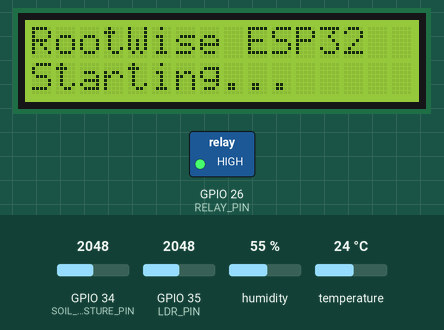
A program run on a simulated ESP32. Shown: 16×2 character LCD, switched loads named in the program (green lamp = pin HIGH). The test bench sets the inputs (shaded band); at power-on: GPIO 34 (SOIL_MOISTURE_PIN) = 2048, GPIO 35 (LDR_PIN) = 2048, humidity 55 %, temperature 24 °C (analog values on the 0–4095 scale). WiFi joins after 1.5 s; servers stay silent unless stated; uploads are accepted with an empty reply; what the program prints to the serial monitor is not drawn.

Above: at 0.3 s.
3.1 s: GPIO 34 (SOIL_MOISTURE_PIN) set to 3136
9.3 s: GPIO 34 (SOIL_MOISTURE_PIN) set to 3243
At 12.3 s:
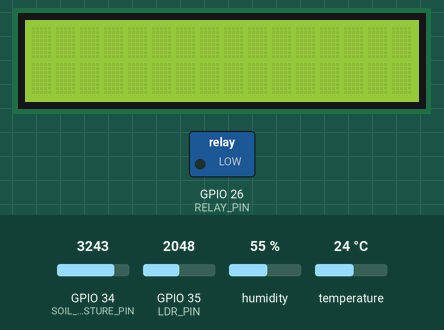
18.3 s: GPIO 34 (SOIL_MOISTURE_PIN) set to 2574
21.0 s: GPIO 34 (SOIL_MOISTURE_PIN) set to 2504
At 23.9 s:
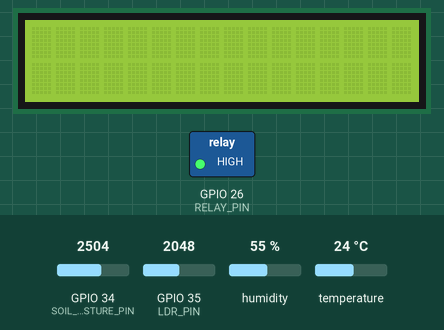
24.3 s: GPIO 34 (SOIL_MOISTURE_PIN) set to 3972
At 26.2 s:
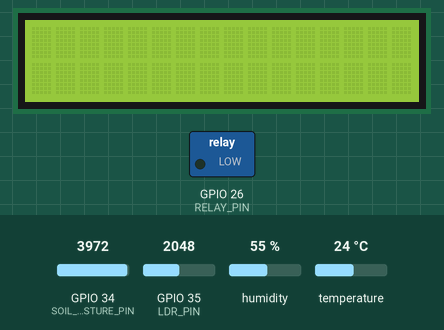
Timing chart, 0 to 27.7 s (numbered marks = the images above; inputs shaded):
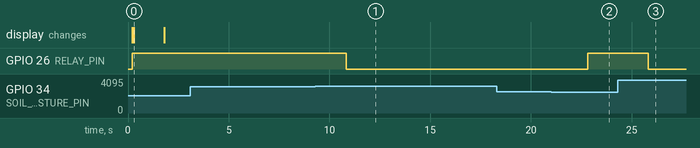

Measured:
- the behaviour switches between 3186 and 3187 on GPIO 34 (SOIL_MOISTURE_PIN) (found by bisection; images 0 and 1)
- the behaviour switches between 2539 and 2538 on GPIO 34 (SOIL_MOISTURE_PIN) (found by bisection; images 1 and 2)
- after the input at 3.1 s, every drawn part: stays the same
- after the input at 9.3 s, GPIO 26 (RELAY_PIN): HIGH → LOW after 1.5 s
- after the input at 18.3 s, every drawn part: stays the same
- after the input at 21.0 s, GPIO 26 (RELAY_PIN): LOW → HIGH after 1.8 s
- after the input at 24.3 s, GPIO 26 (RELAY_PIN): HIGH → LOW after 1.5 s
- what the display in image 0 shows lasts 1.5 s, from 0.3 s to 1.8 s

The program:

main.cpp
```cpp
/**
 * RootWise ESP32 Node Firmware
 *
 * HTTP REST telemetry to FastAPI backend (no MQTT on-device).
 * Schema aligned with backend/models.py and src/api/telemetry.js.
 */

#include <Arduino.h>
#include <Wire.h>
#include <WiFi.h>
#include <HTTPClient.h>
#include <DHT.h>
#include <LiquidCrystal_I2C.h>
#include <ArduinoJson.h>
#include <esp_task_wdt.h>
#include "board_config.h"

// ---------------------------------------------------------------------------
// Network & field configuration — edit before flashing
// ---------------------------------------------------------------------------
#define WIFI_SSID "Kenzie"
#define WIFI_PASSWORD "WeakLink"
#define SERVER_URL "http://10.91.210.203:8000/api/telemetry"
#define NODE_ID "esp32-node-01"
#define CROP_NAME "maize"

// Pump automation thresholds (%); mirrored in telemetry payload as soil_on/soil_off
static const float SOIL_PUMP_ON_THRESHOLD = 35.0f;
static const float SOIL_PUMP_OFF_THRESHOLD = 60.0f;

// ---------------------------------------------------------------------------
// Timing
// ---------------------------------------------------------------------------
static const unsigned long TELEMETRY_INTERVAL_MS = 3000;
static const unsigned long WIFI_RETRY_INTERVAL_MS = 10000;
static const unsigned long LCD_REFRESH_INTERVAL_MS = 5000;
static const unsigned long DHT_MIN_INTERVAL_MS = 2200;

// ---------------------------------------------------------------------------
// ADC calibration — tune these on your bench
// ---------------------------------------------------------------------------
static const int SOIL_ADC_DRY = 4095;
static const int SOIL_ADC_WET = 1500;
static const int LDR_ADC_DARK = 400;
static const int LDR_ADC_BRIGHT = 3600;

// ---------------------------------------------------------------------------
// Hardware objects
// ---------------------------------------------------------------------------
DHT dht(DHT_PIN, DHT22);
LiquidCrystal_I2C lcd(LCD_I2C_ADDR, 16, 2);

bool lcdAvailable = false;

struct SensorState {
  float temperature = NAN;
  float humidity = NAN;
  float soilMoisture = 0.0f;
  float lightIntensity = 0.0f;
  bool pumpStatus = false;
} sensors;

enum PumpOverrideMode {
  OVERRIDE_AUTO = 0,
  OVERRIDE_FORCE_ON,
  OVERRIDE_FORCE_OFF,
};

PumpOverrideMode pumpOverride = OVERRIDE_AUTO;

unsigned long lastTelemetryMs = 0;
unsigned long lastWifiAttemptMs = 0;
unsigned long lastLcdRefreshMs = 0;
unsigned long lastDhtReadMs = 0;

char lcdLine1[17] = "";
char lcdLine2[17] = "";
char lcdLine1Prev[17] = "";
char lcdLine2Prev[17] = "";

// ---------------------------------------------------------------------------
// I2C helpers
// ---------------------------------------------------------------------------
static bool probeI2C(uint8_t address) {
  Wire.beginTransmission(address);
  const uint8_t err = Wire.endTransmission();
  yield();
  return err == 0;
}

static bool initLcdIfPresent() {
  if (!probeI2C(LCD_I2C_ADDR)) {
    Serial.printf("LCD not found at 0x%02X — display disabled\n", LCD_I2C_ADDR);
    return false;
  }

  lcd.init();
  yield();
  lcd.backlight();
  lcd.clear();
  lcd.print("RootWise ESP32");
  lcd.setCursor(0, 1);
  lcd.print("Starting...");
  yield();
  Serial.printf("LCD ready at 0x%02X\n", LCD_I2C_ADDR);
  return true;
}

// ---------------------------------------------------------------------------
// Relay / ADC
// ---------------------------------------------------------------------------
static int relayLevelForPump(bool on) {
  const int relayOn = RELAY_ACTIVE;
  const int relayOff = (RELAY_ACTIVE == LOW) ? HIGH : LOW;
  return on ? relayOn : relayOff;
}

static void setPump(bool on) {
  digitalWrite(RELAY_PIN, relayLevelForPump(on));
  sensors.pumpStatus = on;
}

static int readAdcAverage(uint8_t pin, uint8_t samples = 8) {
  long total = 0;
  for (uint8_t i = 0; i < samples; i++) {
    total += analogRead(pin);
    delay(1);
    yield();
  }
  return static_cast<int>(total / samples);
}

static float mapAdcToPercent(int adcValue, int adcMin, int adcMax) {
  const int clamped = constrain(adcValue, min(adcMin, adcMax), max(adcMin, adcMax));
  return (static_cast<float>(clamped - adcMin) * 100.0f) /
         static_cast<float>(adcMax - adcMin);
}

static float readSoilMoisturePercent() {
  const int adc = readAdcAverage(SOIL_MOISTURE_PIN);
  return 100.0f - mapAdcToPercent(adc, SOIL_ADC_WET, SOIL_ADC_DRY);
}

static float readLightIntensityPercent() {
  const int adc = readAdcAverage(LDR_PIN);
  return mapAdcToPercent(adc, LDR_ADC_DARK, LDR_ADC_BRIGHT);
}

// ---------------------------------------------------------------------------
// Sensors — rate-limited DHT, keep last good values on failure
// ---------------------------------------------------------------------------
static void readSensors() {
  const unsigned long now = millis();

  if (now - lastDhtReadMs >= DHT_MIN_INTERVAL_MS) {
    lastDhtReadMs = now;

    const float temp = dht.readTemperature();
    yield();
    const float hum = dht.readHumidity();
    yield();

    if (!isnan(temp)) {
      sensors.temperature = temp;
    }
    if (!isnan(hum)) {
      sensors.humidity = hum;
    }
  }

  sensors.soilMoisture = readSoilMoisturePercent();
  sensors.lightIntensity = readLightIntensityPercent();
}

static void updatePumpControl() {
  bool desiredOn = sensors.pumpStatus;

  switch (pumpOverride) {
    case OVERRIDE_FORCE_ON:
      desiredOn = true;
      break;
    case OVERRIDE_FORCE_OFF:
      desiredOn = false;
      break;
    case OVERRIDE_AUTO:
    default:
      if (sensors.soilMoisture < SOIL_PUMP_ON_THRESHOLD) {
        desiredOn = true;
      } else if (sensors.soilMoisture >= SOIL_PUMP_OFF_THRESHOLD) {
        desiredOn = false;
      }
      break;
  }

  setPump(desiredOn);
}

// ---------------------------------------------------------------------------
// LCD — skipped when display not detected
// ---------------------------------------------------------------------------
static void writeLcdLine(uint8_t row, const char *text, char *cachePrev) {
  if (!lcdAvailable || strcmp(text, cachePrev) == 0) {
    return;
  }

  if (!probeI2C(LCD_I2C_ADDR)) {
    lcdAvailable = false;
    Serial.println("LCD I2C lost — disabling display updates");
    return;
  }

  esp_task_wdt_reset();
  lcd.setCursor(0, row);
  lcd.print(text);
  const size_t len = strlen(text);
  for (size_t i = len; i < 16; i++) {
    lcd.print(' ');
    yield();
  }
  esp_task_wdt_reset();

  strncpy(cachePrev, text, 16);
  cachePrev[16] = '\0';
}

static void updateLcd() {
  if (!lcdAvailable) {
    return;
  }

  const unsigned long now = millis();
  if (now - lastLcdRefreshMs < LCD_REFRESH_INTERVAL_MS) {
    return;
  }
  lastLcdRefreshMs = now;

  if (!probeI2C(LCD_I2C_ADDR)) {
    lcdAvailable = false;
    Serial.println("LCD not responding — skipping refresh");
    return;
  }

  const float temp = isnan(sensors.temperature) ? 0.0f : sensors.temperature;
  const float hum = isnan(sensors.humidity) ? 0.0f : sensors.humidity;

  snprintf(lcdLine1, sizeof(lcdLine1), "L:%.0f%% T:%.1fC",
           sensors.lightIntensity, temp);
  snprintf(lcdLine2, sizeof(lcdLine2), "S:%.0f%% H:%.0f%%",
           sensors.soilMoisture, hum);

  if (sensors.pumpStatus) {
    memcpy(lcdLine2 + 12, "PUMP", 4);
    lcdLine2[16] = '\0';
  }

  writeLcdLine(0, lcdLine1, lcdLine1Prev);
  writeLcdLine(1, lcdLine2, lcdLine2Prev);
}

// ---------------------------------------------------------------------------
// Wi-Fi
// ---------------------------------------------------------------------------
static void connectWiFi(bool force) {
  if (WiFi.status() == WL_CONNECTED) {
    return;
  }

  const unsigned long now = millis();
  if (!force && (now - lastWifiAttemptMs) < WIFI_RETRY_INTERVAL_MS) {
    return;
  }
  lastWifiAttemptMs = now;

  Serial.print("Connecting to WiFi: ");
  Serial.println(WIFI_SSID);

  WiFi.mode(WIFI_STA);
  WiFi.begin(WIFI_SSID, WIFI_PASSWORD);

  for (uint8_t i = 0; i < 30; i++) {
    if (WiFi.status() == WL_CONNECTED) {
      Serial.print("WiFi connected, IP: ");
      Serial.println(WiFi.localIP());
      return;
    }
    delay(500);
    yield();
    Serial.print('.');
  }

  Serial.println();
  Serial.println("WiFi connection failed — will retry.");
}

// ---------------------------------------------------------------------------
// Backend
// ---------------------------------------------------------------------------
static void applyPumpOverrideFromResponse(const String &responseBody) {
  JsonDocument doc;
  const DeserializationError err = deserializeJson(doc, responseBody);
  if (err) {
    Serial.print("JSON parse error: ");
    Serial.println(err.c_str());
    return;
  }

  if (doc["pump_override"].isNull()) {
    pumpOverride = OVERRIDE_AUTO;
    Serial.println("Pump override from server: AUTO");
  } else {
    const bool forceOn = doc["pump_override"].as<bool>();
    pumpOverride = forceOn ? OVERRIDE_FORCE_ON : OVERRIDE_FORCE_OFF;
    Serial.print("Pump override from server: ");
    Serial.println(forceOn ? "ON" : "OFF");
  }

  updatePumpControl();
}

static void appendTelemetryFields(JsonDocument &doc) {
  const float temp = isnan(sensors.temperature) ? 0.0f : sensors.temperature;
  const float hum = isnan(sensors.humidity) ? 0.0f : sensors.humidity;

  doc["node_id"] = NODE_ID;
  doc["temperature"] = temp;
  doc["temp_c"] = temp;
  doc["humidity"] = hum;
  doc["soil_moisture"] = sensors.soilMoisture;
  doc["soil_pct"] = sensors.soilMoisture;
  doc["light_intensity"] = sensors.lightIntensity;
  doc["light_pct"] = sensors.lightIntensity;
  doc["pump_status"] = sensors.pumpStatus;
  doc["crop"] = CROP_NAME;
  doc["soil_on"] = SOIL_PUMP_ON_THRESHOLD;
  doc["soil_off"] = SOIL_PUMP_OFF_THRESHOLD;
}

static bool sendTelemetry() {
  if (WiFi.status() != WL_CONNECTED) {
    return false;
  }

  JsonDocument doc;
  appendTelemetryFields(doc);

  String payload;
  serializeJson(doc, payload);

  HTTPClient http;
  http.setTimeout(5000);
  http.begin(SERVER_URL);
  http.addHeader("Content-Type", "application/json");

  Serial.print("POST ");
  Serial.print(SERVER_URL);
  Serial.print(" -> ");
  Serial.println(payload);

  const int httpCode = http.POST(payload);
  String response = http.getString();
  http.end();
  yield();

  if (httpCode > 0) {
    Serial.print("HTTP ");
    Serial.print(httpCode);
    Serial.print(" response: ");
    Serial.println(response);

    if (httpCode >= 200 && httpCode < 300) {
      applyPumpOverrideFromResponse(response);
      return true;
    }
  } else {
    Serial.print("HTTP POST failed: ");
    Serial.println(http.errorToString(httpCode));
  }

  return false;
}

void setup() {
  Serial.begin(115200);
  delay(200);

  Serial.println("RootWise node — HTTP REST telemetry");
#if defined(BOARD_ESP32S3)
  Serial.println("Board profile: ESP32-S3");
#else
  Serial.println("Board profile: ESP32");
#endif
  Serial.printf("Pins: DHT=%d soil=%d ldr=%d relay=%d i2c=%d/%d\n",
                DHT_PIN, SOIL_MOISTURE_PIN, LDR_PIN, RELAY_PIN, I2C_SDA, I2C_SCL);

  pinMode(RELAY_PIN, OUTPUT);
  setPump(false);

  analogReadResolution(12);
  analogSetAttenuation(ADC_11db);

  Wire.begin(I2C_SDA, I2C_SCL);
  Wire.setTimeOut(50);
  lcdAvailable = initLcdIfPresent();

  dht.begin();
  connectWiFi(true);

  if (lcdAvailable) {
    lcd.clear();
    memset(lcdLine1Prev, 0xFF, sizeof(lcdLine1Prev));
    memset(lcdLine2Prev, 0xFF, sizeof(lcdLine2Prev));
  }

  lastTelemetryMs = millis() - TELEMETRY_INTERVAL_MS;
}

void loop() {
  esp_task_wdt_reset();
  connectWiFi(false);

  const unsigned long now = millis();
  if (now - lastTelemetryMs >= TELEMETRY_INTERVAL_MS) {
    lastTelemetryMs = now;
    readSensors();
    updatePumpControl();
    sendTelemetry();
  }

  // Runtime LCD refresh disabled — I2C writes can stall the ESP32-S3 WDT on this bus.
  // Splash screen still shown during setup when the display is detected.
  // updateLcd();
  yield();
}
```

board_config.h
```cpp
#pragma once

/**
 * Board pin map — select with PlatformIO env:
 *   esp32dev  -> classic ESP32 (default)
 *   esp32s3   -> ESP32-S3 dev module
 */

#if defined(BOARD_ESP32S3)

#define DHT_PIN 4
#define SOIL_MOISTURE_PIN 1
#define LDR_PIN 2
#define RELAY_PIN 5
#define I2C_SDA 8
#define I2C_SCL 9

#else

// Classic ESP32 (ADC1: GPIO 32-39; 34/35 are input-only)
#define DHT_PIN 4
#define SOIL_MOISTURE_PIN 34
#define LDR_PIN 35
#define RELAY_PIN 26
#define I2C_SDA 21
#define I2C_SCL 22

#endif

#define LCD_I2C_ADDR 0x27
#define RELAY_ACTIVE LOW
```
